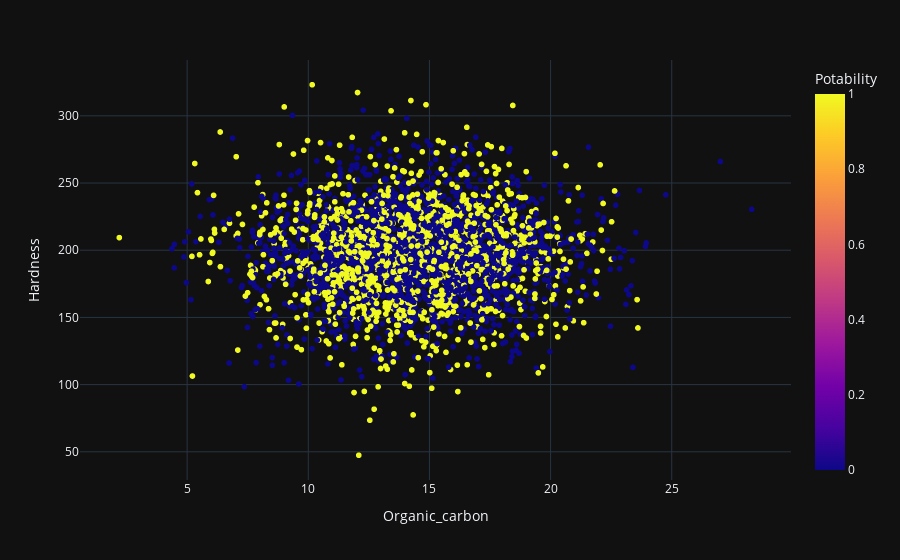

The notebook cell this image was saved under:
### Code cell
fig = px.scatter(df,x = "Organic_carbon", y ="Hardness",color= "Potability", template= "plotly_dark")
fig.show()

### Figure 1 — Plotly figure (JSON) as saved in the notebook; plotly's stock layout.template omitted (floating-point values rounded to 4 significant figures; data arrays with more than 128 entries replaced by an {"elided": "..."} marker saying what was removed)
{"data": [{"hovertemplate": "Organic_carbon=%{x}<br>Hardness=%{y}<br>Potability=%{marker.color}<extra></extra>", "legendgroup": "", "marker": {"color": {"elided": "3276 int values"}, "coloraxis": "coloraxis", "symbol": "circle"}, "mode": "markers", "name": "", "showlegend": false, "type": "scattergl", "x": {"elided": "3276 float values"}, "xaxis": "x", "y": {"elided": "3276 float values"}, "yaxis": "y"}], "layout": {"autosize": true, "coloraxis": {"colorbar": {"title": {"text": "Potability"}}, "colorscale": [[0, "#0d0887"], [0.1111, "#46039f"], [0.2222, "#7201a8"], [0.3333, "#9c179e"], [0.4444, "#bd3786"], [0.5556, "#d8576b"], [0.6667, "#ed7953"], [0.7778, "#fb9f3a"], [0.8889, "#fdca26"], [1, "#f0f921"]]}, "legend": {"tracegroupgap": 0}, "margin": {"t": 60}, "xaxis": {"anchor": "y", "autorange": true, "domain": [0, 1], "range": [0.6157, 29.88], "title": {"text": "Organic_carbon"}, "type": "linear"}, "yaxis": {"anchor": "x", "autorange": true, "domain": [0, 1], "range": [26.09, 344.5], "title": {"text": "Hardness"}, "type": "linear"}}}
